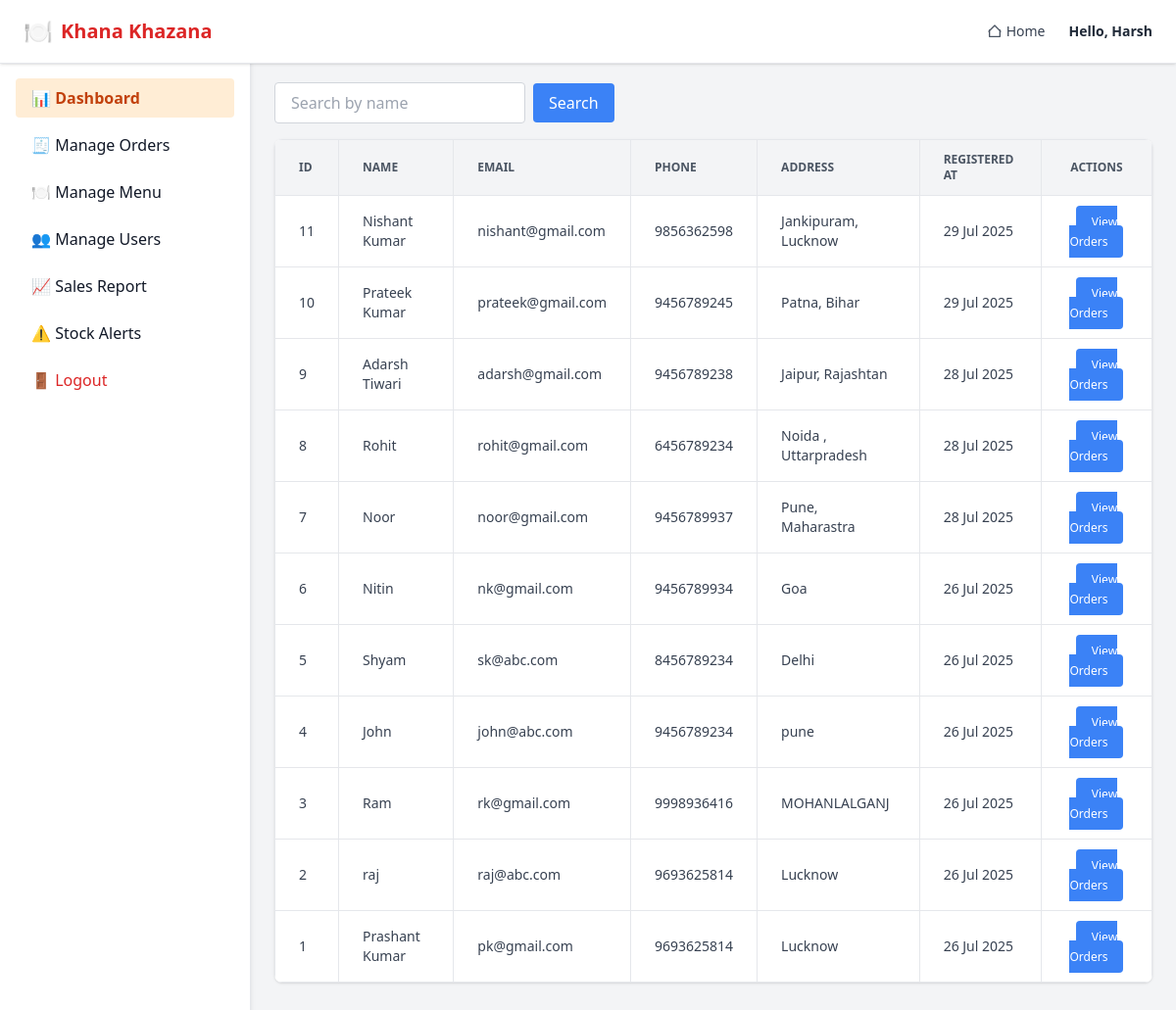
The page /admin/manage_users.php (signed in) on the database its author committed.
### tables this page shows
CREATE TABLE `users` (
  `id` int(11) NOT NULL,
  `name` varchar(255) NOT NULL,
  `email` varchar(255) NOT NULL,
  `password` varchar(255) NOT NULL,
  `phone` varchar(20) DEFAULT NULL,
  `address` text DEFAULT NULL,
  `created_at` timestamp NOT NULL DEFAULT current_timestamp()
);

### admin/manage_users.php (the view, shortened to what this page needs)
<?php
include("../include/db.php");
include("../include/admin_header.php");
include("../include/admin_sidebar.php");
$search = $_GET['search'] ?? '';
if (!empty($search)) {
    $sql = "SELECT id, name, email, phone, address, created_at
            FROM users
            WHERE name LIKE ?
            ORDER BY created_at DESC";
    $stmt = $conn->prepare($sql);
    $searchTerm = '%' . $search . '%';
    $stmt->bind_param("s", $searchTerm);
    $stmt->execute();
    $result = $stmt->get_result();
} else {
    $sql = "SELECT id, name, email, phone, address, created_at FROM users ORDER BY created_at DESC";
    $result = $conn->query($sql);
}
?>
<div class="p-6 sm:ml-64 bg-gray-100 min-h-screen">
    <h1 class="text-3xl font-bold mb-6 text-gray-800">Manage Users</h1>
    <form method="GET" class="mb-4">
        <div class="flex items-center gap-2">
            <input type="text" name="search" placeholder="Search by name" value="<?= htmlspecialchars($search) ?>"
                   class="px-4 py-2 border border-gray-300 rounded w-64 focus:outline-none focus:ring-2 focus:ring-blue-400">
            <button type="submit"
                    class="bg-blue-500 hover:bg-blue-600 text-white px-4 py-2 rounded">
                Search
            </button>
        </div>
    </form>
    <div class="overflow-x-auto shadow rounded-lg">
        <table class="min-w-full bg-white border border-gray-200 text-sm text-left">
            <thead class="bg-gray-100 text-gray-600 uppercase text-xs">
                <tr>
                    <th class="px-6 py-3 border">ID</th>
                    <th class="px-6 py-3 border">Name</th>
                    <th class="px-6 py-3 border">Email</th>
                    <th class="px-6 py-3 border">Phone</th>
                    <th class="px-6 py-3 border">Address</th>
                    <th class="px-6 py-3 border">Registered At</th>
                    <th class="px-6 py-3 border text-center">Actions</th>
                </tr>
            </thead>
            <tbody class="text-gray-700">
                <?php if ($result && $result->num_rows > 0): ?>
                    <?php while ($row = $result->fetch_assoc()): ?>
                        <tr class="hover:bg-gray-50 border-t">
                            <td class="px-6 py-4 border"><?= htmlspecialchars($row['id']) ?></td>
                            <td class="px-6 py-4 border"><?= htmlspecialchars($row['name']) ?></td>
                            <td class="px-6 py-4 border"><?= htmlspecialchars($row['email']) ?></td>
                            <td class="px-6 py-4 border"><?= htmlspecialchars($row['phone']) ?></td>
                            <td class="px-6 py-4 border"><?= htmlspecialchars($row['address']) ?></td>
                            <td class="px-6 py-4 border"><?= date("d M Y", strtotime($row['created_at'])) ?></td>
                            <td class="px-6 py-4 border text-center">
                                <a href="user_orders.php?user_id=<?= $row['id'] ?>"
                                   class="bg-blue-500 hover:bg-blue-600 text-white text-xs px-4 py-2 rounded">
                                    View Orders
                                </a>
                            </td>
                        </tr>
                    <?php endwhile; ?>
                <?php else: ?>
                    <tr>
                        <td colspan="7" class="text-center text-gray-500 py-6">No users found.</td>
                    </tr>
                <?php endif; ?>
            </tbody>
        </table>
    </div>
</div>
<?php include("../include/admin_footer.php"); ?>

### rows shown on the page
users: id "11", name "Nishant Kumar", email "nishant@gmail.com", phone "9856362598", address "Jankipuram, Lucknow", created_at "29 Jul 2025"
users: id "10", name "Prateek Kumar", email "prateek@gmail.com", phone "9456789245", address "Patna, Bihar", created_at "29 Jul 2025"
users: id "9", name "Adarsh Tiwari", email "adarsh@gmail.com", phone "9456789238", address "Jaipur, Rajashtan", created_at "28 Jul 2025"
users: id "8", name "Rohit", email "rohit@gmail.com", phone "6456789234", address "Noida , Uttarpradesh", created_at "28 Jul 2025"
users: id "7", name "Noor", email "noor@gmail.com", phone "9456789937", address "Pune, Maharastra", created_at "28 Jul 2025"
users: id "6", name "Nitin", email "nk@gmail.com", phone "9456789934", address "Goa", created_at "26 Jul 2025"
users: id "5", name "Shyam", email "sk@abc.com", phone "8456789234", address "Delhi", created_at "26 Jul 2025"
users: id "4", name "John", email "john@abc.com", phone "9456789234", address "pune", created_at "26 Jul 2025"
users: id "3", name "Ram", email "rk@gmail.com", phone "9998936416", address "MOHANLALGANJ", created_at "26 Jul 2025"
users: id "2", name "raj", email "raj@abc.com", phone "9693625814", address "Lucknow", created_at "26 Jul 2025"
users: id "1", name "Prashant Kumar", email "pk@gmail.com", phone "9693625814", address "Lucknow", created_at "26 Jul 2025"

### other values the page prints
$_SESSION['admin_name'] "Harsh"
